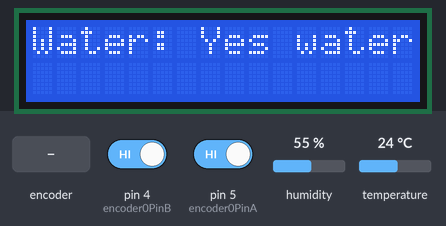
A sketch run on a simulated Arduino Uno, built with avr-gcc and run on an emulated ATmega328P. Shown: 16×2 character LCD. The test bench sets the inputs (shaded band); at power-on: pin 4 (encoder0PinB) HIGH, pin 5 (encoder0PinA) HIGH, humidity 55 %, temperature 24 °C. What the sketch prints to the serial monitor is not drawn.

Above: at 1.2 s.
1.3 s: rotary encoder on pin 5 (encoder0PinA) / pin 4 (encoder0PinB) turned 3 steps (first pin leading)
At 1.42 s:
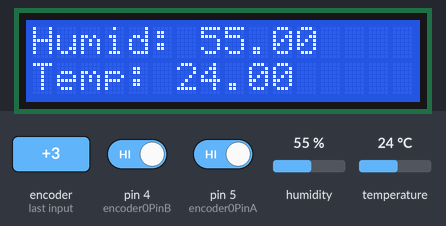
Timing chart, 0 to 4.3 s (numbered marks = the images above; inputs shaded):
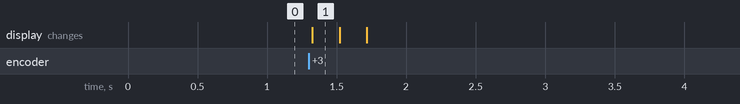

Measured:
- after the input at 1.3 s, the display: changes at once (image 1)

The sketch:

LCD-main.ino
```cpp
#include <Wire.h> // Library for I2C communication
#include <LiquidCrystal_I2C.h> // Library for LCD
#include <DHT.h>

#define DHTPIN 2
#define DHTTYPE DHT11
#define Grove_Water_Sensor 13
DHT dht(DHTPIN, DHTTYPE);

// Wiring: SDA pin is connected to A4 and SCL pin to A5.
// Connect to LCD via I2C, default address 0x27 (A0-A2 not jumpered)
LiquidCrystal_I2C lcd = LiquidCrystal_I2C(0x27, 16, 2); // Change to (0x27,16,2) for 16x2 LCD.


int lastChanged = 0;
int encoder0PinA = 5;
int encoder0PinB = 4;
int encoder0Pos = 1;
int previousState = digitalRead(encoder0PinA);
int spin = encoder0Pos % 3;
int previousSpin = 5;
bool changed = false;
String h;
String t;
String w;

void setup() {
  Serial.begin(9600);
  pinMode(Grove_Water_Sensor, 13);
  pinMode (encoder0PinA, INPUT);
  pinMode (encoder0PinB, INPUT);
  // Initiate the LCD:
  lcd.init();
  lcd.backlight();
  previousState = digitalRead(encoder0PinA);
  dht.begin();
}
void loop() {
    //delay(000);
    lastChanged--;
    if(digitalRead(encoder0PinA) != previousState){
      if(lastChanged <= 0){
        if (digitalRead(encoder0PinB) != digitalRead(encoder0PinA)){
            encoder0Pos--;
            //to make sure that the encoder0Pos does not go below 0 because the spin = (encoder0Pos % 3) which will break the switch statements
            if(encoder0Pos <= 0){
              encoder0Pos = 3;
            }
        }
        else {
            encoder0Pos++;
        }
        //to make sure that when the rotary encoder sends too turning messages but I only turned once, it will only register once
        lastChanged = 100;
        Serial.println(encoder0Pos);
      }
      previousState = digitalRead(encoder0PinA);
    }


    //bool button = digitalRead(3);
    spin = encoder0Pos % 3;

    //to put in a variable that is true if the screen needs updates
    changed = false;
    if((String)dht.readHumidity() != h){
      changed = true;
      h = (String)dht.readHumidity();
    }
    if((String)dht.readTemperature() != t){
      changed = true;
      t = (String)dht.readTemperature();
    }
    if((String)(digitalRead(Grove_Water_Sensor) == LOW ? "Yes water":"No water") != w){
      changed = true;
      w = (digitalRead(Grove_Water_Sensor) == LOW ? "Yes water":"No water");
    }

    //to print out the things to the LCD
    switch(spin){
        case 0:
        //to make sure to only update the screen when needed because lcd.print takes a lot of time
        if(previousSpin != 0){
          Serial.println("humid");
          lcd.clear();
          lcd.setCursor(0, 0);
          lcd.print("Humid: " + h );
          lcd.setCursor(0, 1);
          lcd.print("Temp: "+ t);
        }else if(changed == true){
          lcd.setCursor(7, 1);
          lcd.print(t);
          lcd.setCursor(6, 1);
          lcd.print(t);
        }
        break;

        case 1:
        if(previousSpin != 1){
          Serial.println("water");
          lcd.clear();
          lcd.setCursor(0, 0);
          lcd.print("Water: " + w);
        }else if(changed == true){
          lcd.setCursor(7, 0);
          lcd.print(w);
        }
        break;

        case 2:
        if(previousSpin != 2){
          Serial.println("button");
          lcd.clear();
          lcd.setCursor(0, 0);
          lcd.print("press button for pump");
        }else if(changed == true){

        }

            //button does not work as intended. Don't know what is going on with the input from the button, it flashes true when i touch the rotary encoder but didn't press it.
            /*if(button){
                //write relay high
                lcd.setCursor(0, 1);
                lcd.print("starting......");
                delay(10000);
                digitalWrite(7, HIGH);
                delay(5000);
                digitalWrite(7,LOW);
                //write relay low
            }*/
        break;
    }
    previousSpin = spin;
}
```
